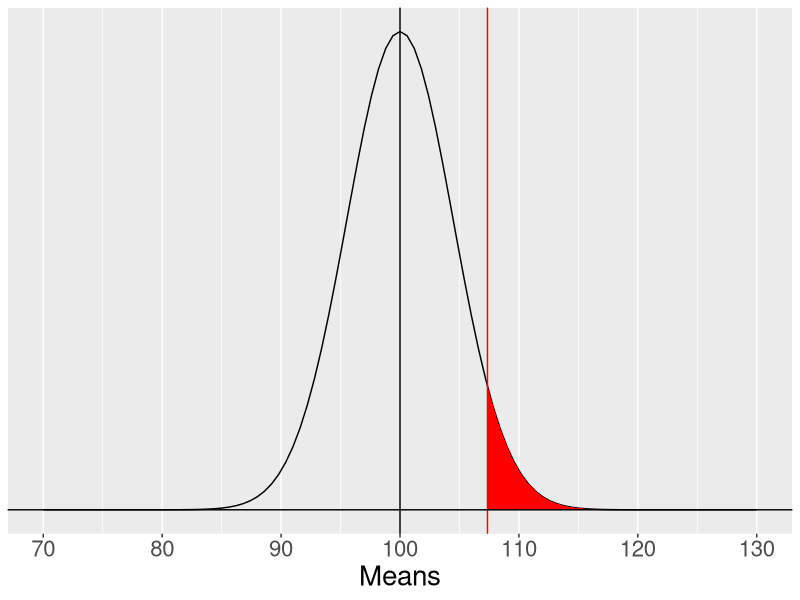
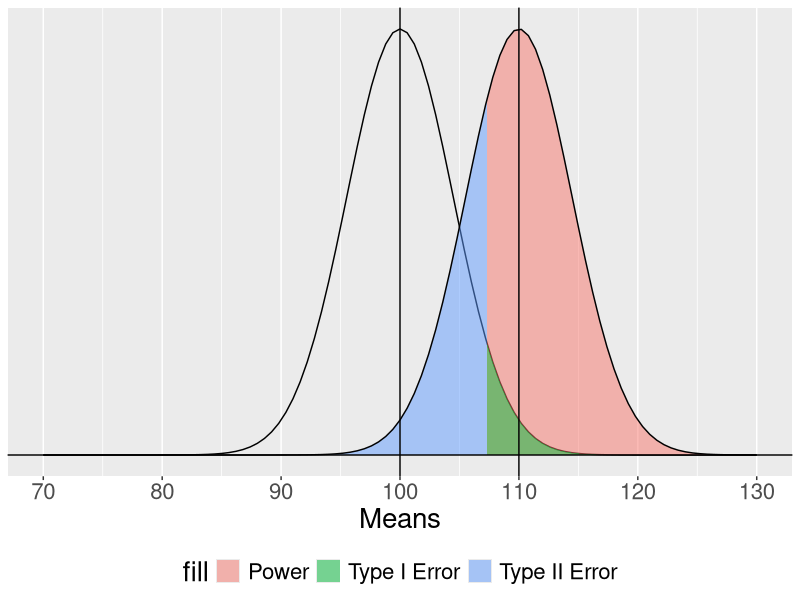
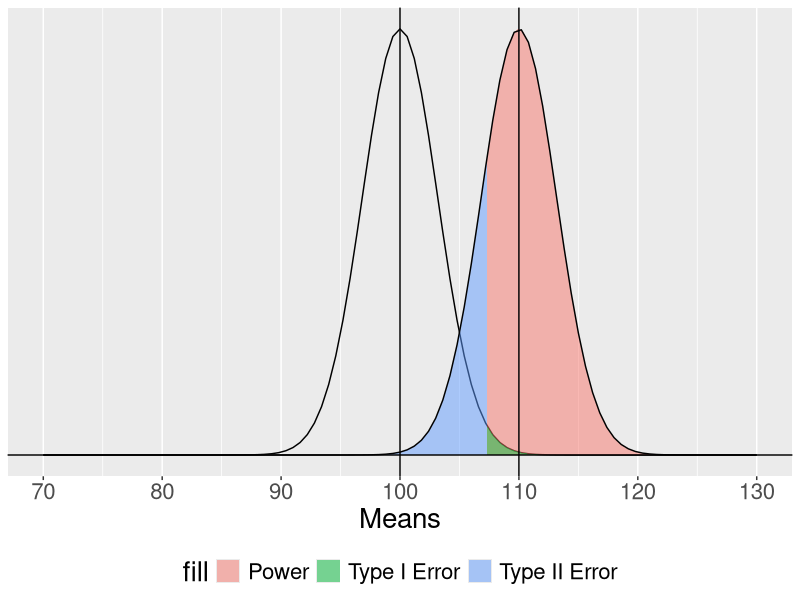
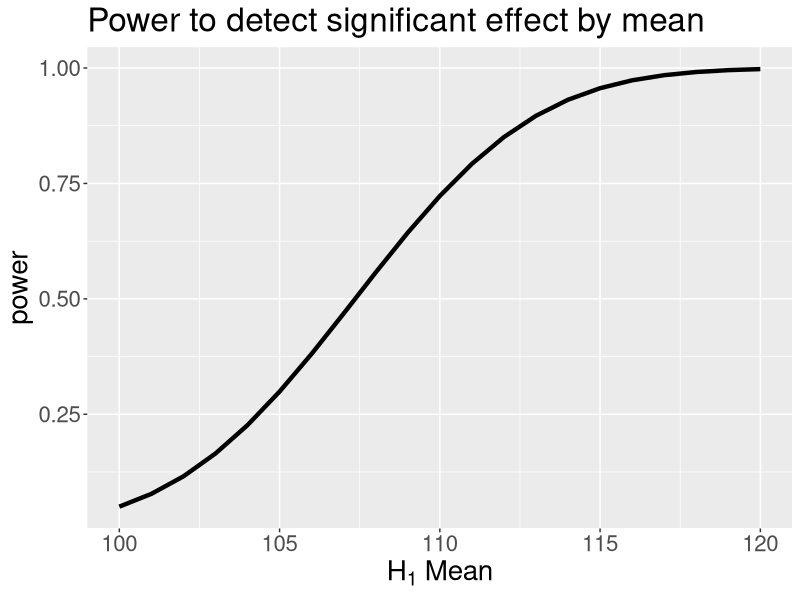
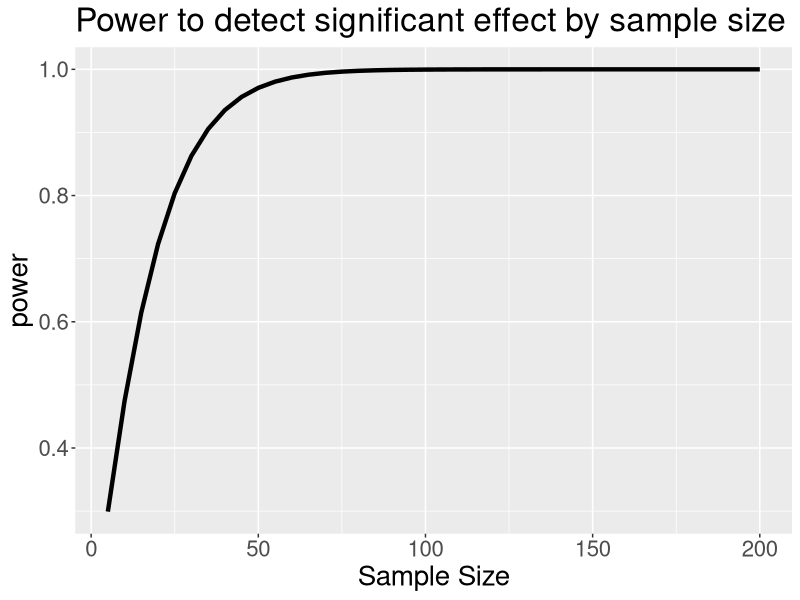
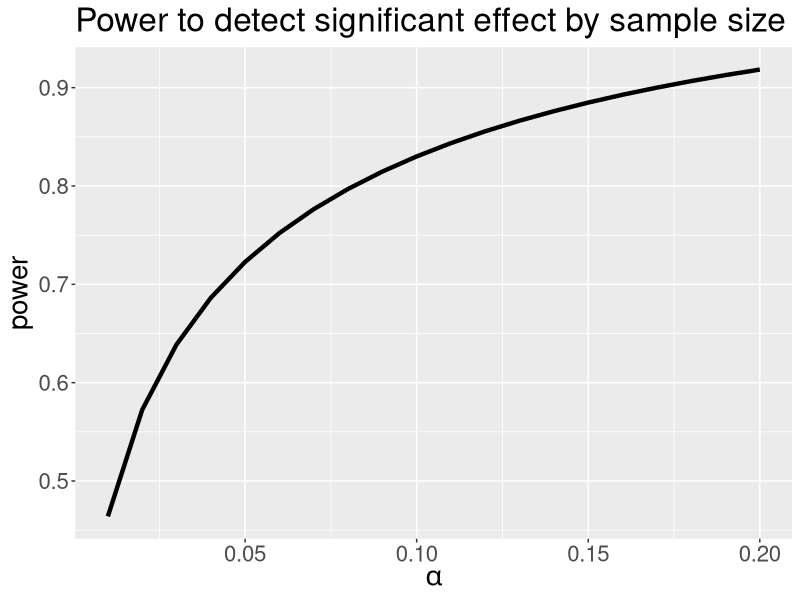
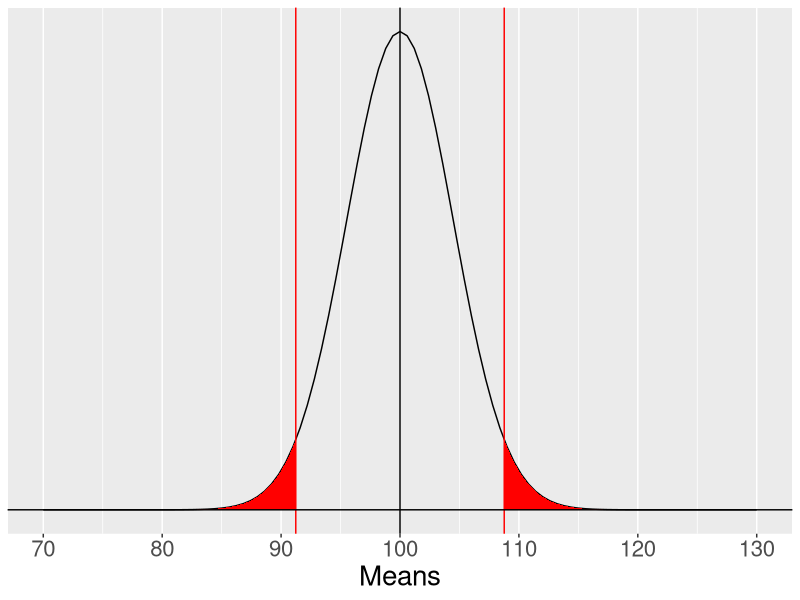
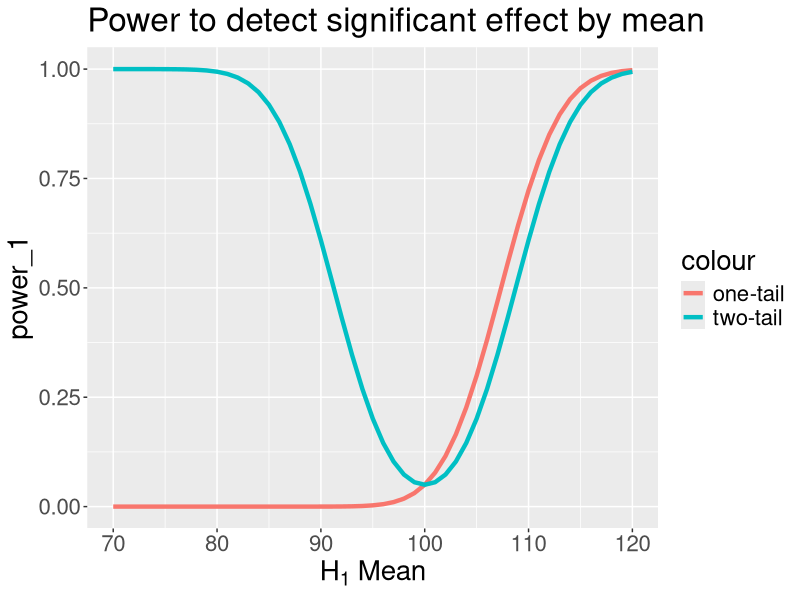

Write R code to recreate these figures, in order.
## ---- chunk 1
library(tidyverse)
library(pwr)
## ---- chunk 2
mu = 100
x = 110
s = 20
n = 20
sem = s/sqrt(n)
cv = qnorm(mean = mu, sd = sem, p = .05, lower.tail = F)

ggplot(data.frame(x = seq(70, 130)), aes(x)) +
  stat_function(fun = function(x) dnorm(x, m = mu, sd = sem)) +
  stat_function(fun = function(x) dnorm(x, m = mu, sd = sem),
                geom = "area", xlim = c(cv, 130), fill = "red") +
  geom_vline(aes(xintercept = cv), color = "red")+
  geom_vline(aes(xintercept = mu))+
  geom_hline(aes(yintercept = 0))+
  scale_x_continuous("Means", breaks = seq(70,130,10)) +
  scale_y_continuous(NULL, breaks = NULL)+
  theme(text = element_text(size = 20))

## ---- chunk 3
qnorm(.95)
## ---- chunk 4

## ---- chunk 5
mean = 110
n = 20
cv = qnorm(mean = mu, sd = sem, p = .05, lower.tail = F)
## ---- chunk 6
mu = 100
s = 20

sem = s/sqrt(n)

ggplot(data.frame(x = seq(70, 130)), aes(x)) +
  stat_function(fun = function(x) dnorm(x, m = mu, sd = sem)) +
  
  stat_function(fun = function(x) dnorm(x, m = mean, sd = sem),
                geom = "area", xlim = c(cv, 130), 
                aes(fill = "Power"), alpha = .5) +
  stat_function(fun = function(x) dnorm(x, m = mean, sd = sem),
                geom = "area", xlim = c(70, cv), 
                aes(fill = "Type II Error"), alpha = .5) +
  stat_function(fun = function(x) dnorm(x, m = mu, sd = sem),
                geom = "area", xlim = c(cv, 130), 
                aes(fill = "Type I Error"), alpha = .5) +
  stat_function(fun = function(x) dnorm(x, m = mean, sd = sem)) +
  geom_vline(aes(xintercept = mu))+
  geom_vline(aes(xintercept = mean))+
  geom_hline(aes(yintercept = 0))+
  scale_x_continuous("Means", breaks = seq(70,130,10)) +
  scale_y_continuous(NULL, breaks = NULL) + 
  theme( text = element_text(size = 20),
    legend.position = "bottom")

## ---- chunk 7

## ---- chunk 8
pnorm(-.59)
## ---- chunk 9
mean = 115
## ---- chunk 10

## ---- chunk 11
1-pnorm(-1.71) 
## ---- chunk 12
mean = 110
n = 40
## ---- chunk 13

mu = 100

sem = s/sqrt(n)

ggplot(data.frame(x = seq(70, 130)), aes(x)) +
  stat_function(fun = function(x) dnorm(x, m = mu, sd = sem)) +
  
  stat_function(fun = function(x) dnorm(x, m = mean, sd = sem),
                geom = "area", xlim = c(cv, 130), 
                aes(fill = "Power"), alpha = .5) +
  stat_function(fun = function(x) dnorm(x, m = mean, sd = sem),
                geom = "area", xlim = c(70, cv), 
                aes(fill = "Type II Error"), alpha = .5) +
  stat_function(fun = function(x) dnorm(x, m = mu, sd = sem),
                geom = "area", xlim = c(cv, 130), 
                aes(fill = "Type I Error"), alpha = .5) +
  stat_function(fun = function(x) dnorm(x, m = mean, sd = sem)) +
  geom_vline(aes(xintercept = mu))+
  geom_vline(aes(xintercept = mean))+
  geom_hline(aes(yintercept = 0))+
  scale_x_continuous("Means", breaks = seq(70,130,10)) +
  scale_y_continuous(NULL, breaks = NULL) + 
  theme( text = element_text(size = 20),
    legend.position = "bottom")


## ---- chunk 14
1-pnorm(-1.52) 
## ---- chunk 15
mean = 110
n = 20
cv = qnorm(mean = mu, sd = sem, p = .025, lower.tail = F)
## ---- chunk 16

## ---- chunk 17
1-pnorm(-.28) 
## ---- chunk 18
pwr_fun = function(m1, m2, alpha, n, sd){
  sem = sd/sqrt(n)
  cv = qnorm(p = 1-alpha, mean = m1, sd = sem)
  z_1 = (cv-m2)/sem
  power = pnorm(q = z_1, lower.tail = F)
  return(power)
}

size = seq(100, 120, 1)

data.frame(effect = size, power = sapply(size, function(x) pwr_fun(m1 = 100, m2 = x, alpha = .05, n = 20, sd = 20))) %>%
  ggplot(aes(x = effect, y = power)) +
  geom_line(size = 1.5) +
  scale_x_continuous(expression(H[1]~Mean)) +
  ggtitle("Power to detect significant effect by mean") +
  theme(text = element_text(size = 20))
## ---- chunk 19
size = seq(5,200,5)

data.frame(size = size, power = sapply(size, function(x) pwr_fun(m1 = 100, m2 = 110, alpha = .05, n = x, sd = 20))) %>%
  ggplot(aes(x = size, y = power)) +
  geom_line(size = 1.5) +
  scale_x_continuous("Sample Size") +
  ggtitle("Power to detect significant effect by sample size") +
  theme(text = element_text(size = 20))
## ---- chunk 20
size = seq(.01,.20,.01)

data.frame(alpha = size, power = sapply(size, function(x) pwr_fun(m1 = 100, m2 = 110, alpha = x, n = 20, sd = 20))) %>%
  ggplot(aes(x = alpha, y = power)) +
  geom_line(size = 1.5) +
  scale_x_continuous(expression(alpha)) +
  ggtitle("Power to detect significant effect by sample size") +
  theme(text = element_text(size = 20))
## ---- chunk 21
mu = 100
x = 110
s = 20
n = 20
sem = s/sqrt(n)
cv_hgh = qnorm(mean = mu, sd = sem, p = .025, lower.tail = F)
cv_low = qnorm(mean = mu, sd = sem, p = .025, lower.tail = T)

ggplot(data.frame(x = seq(70, 130)), aes(x)) +
  stat_function(fun = function(x) dnorm(x, m = mu, sd = sem)) +
  stat_function(fun = function(x) dnorm(x, m = mu, sd = sem),
                geom = "area", xlim = c(cv_hgh, 130), fill = "red") +
  stat_function(fun = function(x) dnorm(x, m = mu, sd = sem),
                geom = "area", xlim = c(70, cv_low), fill = "red") +
  geom_vline(aes(xintercept = cv_hgh), color = "red")+
  geom_vline(aes(xintercept = cv_low), color = "red")+
  geom_vline(aes(xintercept = mu))+
  geom_hline(aes(yintercept = 0))+
  scale_x_continuous("Means", breaks = seq(70,130,10)) +
  scale_y_continuous(NULL, breaks = NULL) +
  theme(text = element_text(size = 20))

## ---- chunk 22
pwr2_fun = function(m1, m2, alpha, n, sd){
  sem = sd/sqrt(n)
  cv_1 = qnorm(p = 1-(alpha/2), mean = m1, sd = sem)
  cv_2 = qnorm(p = (alpha/2), mean = m1, sd = sem)
  z_1 = (cv_1-m2)/sem
  z_2 = (cv_2-m2)/sem
  power = pnorm(q = z_1, lower.tail = F) + pnorm(q = z_2, lower.tail = T)
  return(power)
}

size = seq(70, 120, 1)

data.frame(effect = size, 
           power_1 = sapply(size, function(x) pwr_fun(m1 = 100, m2 = x, alpha = .05, n = 20, sd = 20)),
           power_2 = sapply(size, function(x) pwr2_fun(m1 = 100, m2 = x, alpha = .05, n = 20, sd = 20))) %>%
  ggplot(aes(x = effect)) +
  geom_line(aes(y = power_1, color = "one-tail"), size = 1.5) +
  geom_line(aes(y = power_2, color = "two-tail"), size = 1.5) +
  scale_x_continuous(expression(H[1]~Mean)) +
  ggtitle("Power to detect significant effect by mean") +
  theme(text = element_text(size = 20))
## ---- chunk 23
size = seq(5,100,5)

data.frame(effect = size, 
           power_1 = sapply(size, function(x) pwr_fun(m1 = 100, m2 = 110, alpha = .05, n = x, sd = 20)),
           power_2 = sapply(size, function(x) pwr2_fun(m1 = 100, m2 = 110, alpha = .05, n = x, sd = 20))) %>%
  ggplot(aes(x = effect)) +
  geom_line(aes(y = power_1, color = "one-tail"), size = 1.5) +
  geom_line(aes(y = power_2, color = "two-tail"), size = 1.5) +
  scale_x_continuous("Sample Size") +
  scale_y_continuous("power")+
  ggtitle("Power to detect significant effect by mean") +
  theme(text = element_text(size = 20))

## ---- chunk 24
means = data.frame(means = seq(101, 115, 1)) %>%
  mutate(d = abs(means-100)/20) 
means$power_1 = sapply(means$d, function(x) pwr.norm.test(d = x, sig.level = .05, power = .80, alternative = "greater")$n)
means$power_2 = sapply(means$d, function(x) pwr.norm.test(d = x, sig.level = .05, power = .80, alternative = "two.sided")$n)

means %>%
  ggplot(aes(x = means)) +
  geom_line(aes(y=power_1, color = "one-tailed"), size = 1.5) +
  geom_line(aes(y=power_2, color = "two-tailed"), size = 1.5) +
  scale_x_continuous(expression(H[1]~Mean))+
  scale_y_continuous("Sample size needed") +
  theme(text = element_text(size = 20))
## ---- chunk 25

## ---- chunk 26
ppv_fun = function(R, beta = .20, alpha = .05){
  ppv = ((1-beta)*R)/((1-beta)*R + alpha)
  return(ppv)
}

data.frame(prob = seq(0,1, by = .01)) %>%
  mutate(ratio = prob/(1-prob),
         ppv = ppv_fun(ratio)) %>%
  ggplot(aes(x = prob, y = ppv)) +
  geom_line() +
  scale_x_continuous(expression("Probability that"~H[1]~"is true")) +
  scale_y_continuous("Positive Predictive Value")+
  theme_bw(base_size = 20)
## ---- chunk 27
data.frame(prob = seq(0,1, by = .01)) %>%
  mutate(ratio = prob/(1-prob),
         ppv = ppv_fun(ratio),
         ppv_low = ppv_fun(ratio, beta = .5)) %>%
  ggplot(aes(x = prob)) +
  geom_line(aes(y = ppv, color = ".80")) +
  geom_line(aes(y = ppv_low, color = ".50")) +
  scale_x_continuous(expression("Probability that"~H[1]~"is true")) +
  scale_y_continuous("Positive Predictive Value")+
  scale_color_discrete("Power")+
  theme_bw(base_size = 20)
## ---- chunk 28
data.frame(prob = seq(0,1, by = .01)) %>%
  mutate(ratio = prob/(1-prob),
         ppv = ppv_fun(ratio),
         ppv_low = ppv_fun(ratio, beta = .5),
         ppv_alp = ppv_fun(ratio, alpha = .20),
         ppv_low_alp = ppv_fun(ratio, beta = .5, alpha = .20)) %>%
  ggplot(aes(x = prob)) +
  geom_line(aes(y = ppv, color = ".80", linetype = ".05")) +
  geom_line(aes(y = ppv_low, color = ".50", linetype = ".05")) +
  geom_line(aes(y = ppv_alp, color = ".80", linetype = ".20")) +
  geom_line(aes(y = ppv_low_alp, color = ".50", linetype = ".20")) +
  scale_x_continuous(expression("Probability that"~H[1]~"is true")) +
  scale_y_continuous("Positive Predictive Value")+
  scale_color_discrete("Power")+
  scale_linetype_discrete("Alpha") +
  theme_bw(base_size = 20)
